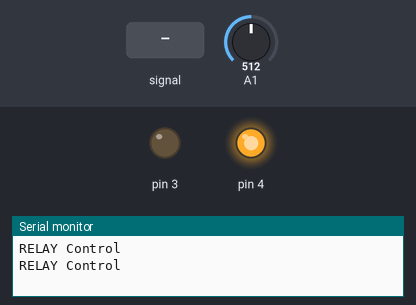
Bench run of a sketch on a simulated Arduino Uno, built with avr-gcc and run on an emulated ATmega328P. Parts: output pins drawn as LEDs (lit = HIGH), the last lines printed to the serial monitor. The test bench sets the inputs (shaded band); at power-on: A1 = 512.

Above: at 1.2 s.
1.3 s: A1 fed a 200 Hz sine of ±460 counts around its level
2.8 s: A1 set to 71
4.3 s: A1 set to 62
At 5.3 s:
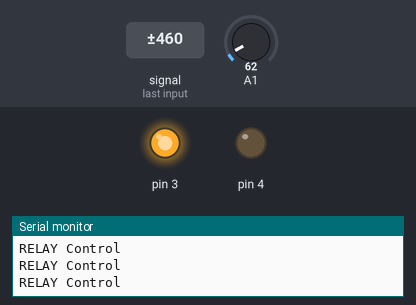
5.8 s: A1 set to 900
At 7.1 s:
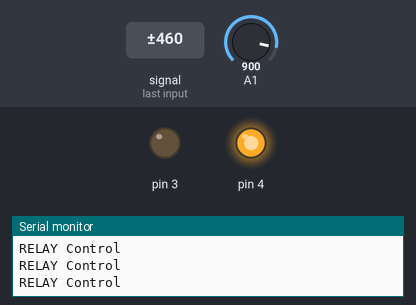
Timing chart, 0 to 8.3 s (numbered marks = the images above; inputs shaded):
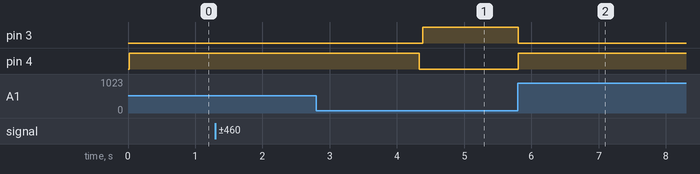

Measured:
- the behaviour switches between 68 and 67 on A1 (found by bisection; images 0 and 1)
- after the input at 2.8 s, every drawn part: stays the same
- after the input at 4.3 s, pin 3: LOW → HIGH after 0.08 s; pin 4: HIGH → LOW at once
- after the input at 5.8 s, pin 3: HIGH → LOW at once; pin 4: LOW → HIGH at once

The sketch:

RTOS_FreeRTOS_CurrentSource_v4.ino
```cpp
#include <Arduino_FreeRTOS.h>
#define THRESHOLD 50
#define RELAY_TIME 0
int iTarget = 80;

int iPWM = 128;
bool bRelay = 0;
bool flg = true;
bool previous_flag = true;

void TaskA( void *pvParameters );
void TaskB( void *pvParameters );

void setup() {
  pinMode(3, OUTPUT);
  pinMode(4, OUTPUT);
  Serial.begin(9600);

  xTaskCreate(
    TaskRelay
    ,  "TaskRelay"   // A name just for humans
    ,  128       // This stack size can be checked & adjusted by reading the Stack Highwater
    ,  NULL
    ,  2         // Priority, with 3 (configMAX_PRIORITIES - 1) being the highest, and 0 being the lowest.
    ,  NULL );
  xTaskCreate(
    TaskPWM
    ,  "TaskPWM"
    ,  128       // Stack size
    ,  NULL
    ,  1         // Priority
    ,  NULL );
}

void loop(){}

void TaskRelay(void *pvParameters){ //Relay control
  (void) pvParameters;
  for (;;){
    if(iPWM<THRESHOLD-1)flg=true;
    if(iPWM>THRESHOLD)flg=false;
    switch (flg){
      case true:
        digitalWrite(4, HIGH);
        if(previous_flag==false){
          vTaskDelay( RELAY_TIME / portTICK_PERIOD_MS );;
          previous_flag=true;
          Serial.println("RELAY Control");
        }
        break;
      case false:
        digitalWrite(4, LOW);
        if(previous_flag==true){
          vTaskDelay(RELAY_TIME);
          previous_flag=false;
          Serial.println("RELAY Control");
        }
        break;
    }
    vTaskDelay(1);
  }
}

void TaskPWM(void *pvParameters){ //PWM control
  (void) pvParameters;
  for (;;){
    int iMonitor = analogRead(A1);
    iPWM = iPWM - (int)((float)(iMonitor-iTarget)/12.5);
    if(iPWM > 255)iPWM = 255;
    if(iPWM < 0)iPWM = 0;
    analogWrite(3,iPWM);
    //Serial.println("PWM Control");
    vTaskDelay(RELAY_TIME);
  }
}
```
